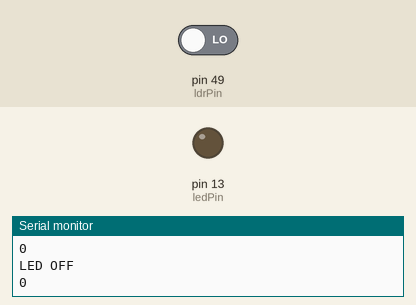
Recording of a sketch running on a simulated Arduino Mega 2560, built with avr-gcc and run on an emulated ATmega2560. Shown: output pins drawn as LEDs (lit = HIGH), the last lines printed to the serial monitor. The inputs (shaded band) are chosen by the test bench; at power-on: pin 49 (ldrPin) LOW.

Above: at 1.2 s.
1.3 s: pin 49 (ldrPin) driven HIGH
At 2.0 s:
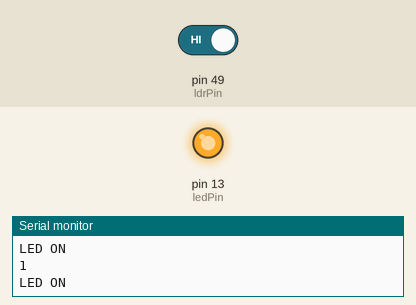
2.8 s: pin 49 (ldrPin) driven LOW
At 3.2 s:
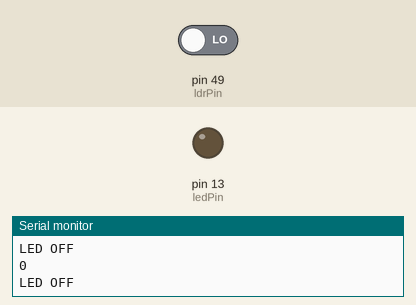
Timing chart, 0 to 5.8 s (numbered marks = the images above; inputs shaded):
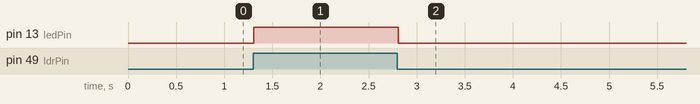

Measured:
- after the input at 1.3 s, pin 13 (ledPin): LOW → HIGH at once
- after the input at 2.8 s, pin 13 (ledPin): HIGH → LOW at once

The sketch:

sketch_sep24b.ino
```cpp
int ldrPin = 49;
int ledPin= 13;
int val = 0;
void setup() {
  pinMode(ldrPin, INPUT);
  pinMode(ledPin, OUTPUT);
  Serial.begin(9600);
}

void loop() {
  int val = digitalRead(ldrPin);
  Serial.println(val);

  if(val == HIGH ){
    digitalWrite(ledPin, HIGH);
    Serial.println("LED ON");
  }
  else{
    digitalWrite(ledPin, LOW);
    Serial.println("LED OFF");
  }
}
```
